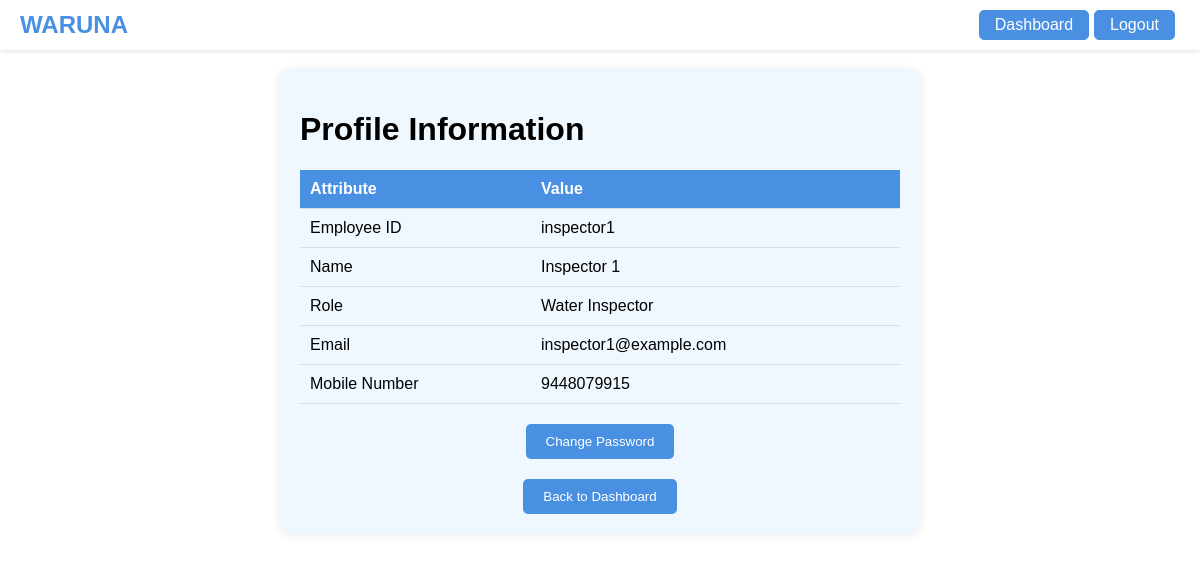
Page /view_profile (signed in) on the earlier database version.
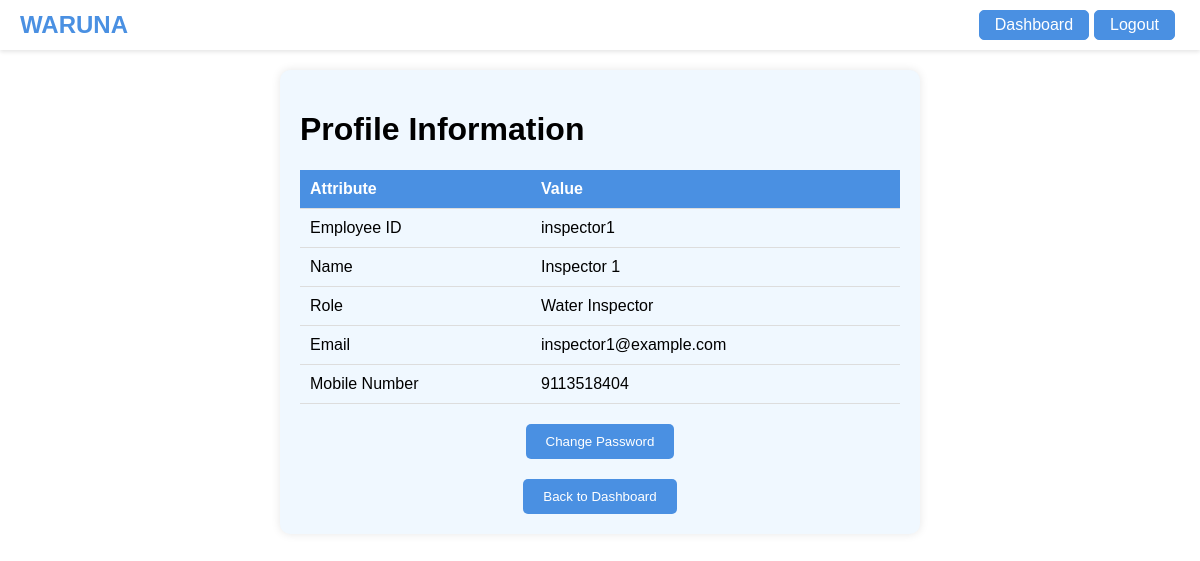
Same page on the later database version.
### tables this page shows
CREATE TABLE employees
                 (employee_id TEXT PRIMARY KEY, name TEXT, password TEXT, role TEXT,
                 email TEXT, mobile_no TEXT, tasks_reviewed INTEGER DEFAULT 0,
                 tasks_completed INTEGER DEFAULT 0);

### app.py (the view)
@app.route('/view_profile')
def view_profile():
    if 'employee_id' in session:
        employee_id = session['employee_id']
        conn = sqlite3.connect('waruna.db')
        c = conn.cursor()
        c.execute("SELECT employee_id, name, role, email, mobile_no FROM employees WHERE employee_id = ?", (employee_id,))
        profile = c.fetchone()
        conn.close()
        return render_template('view_profile.html', profile=profile)
    flash('Please log in to access this page', 'error')
    return redirect(url_for('login'))

### templates/view_profile.html (shortened to what this page needs)
<!DOCTYPE html>
<html lang="en">
<head>
</head>
<body>
    <nav class="navbar navbar-light">
        <a class="navbar-brand" href="#">WARUNA</a>
        <div class="boxes">
        <div class="login-box"><a class="nav-link" href="/dashboard">Dashboard</a></div>
        <div class="login-box"><a class="nav-link" href="/logout">Logout</a></div>
        </div>
    </nav>
    <div class="container">
        <h1>Profile Information</h1>
        <table>
            <tr>
                <th>Attribute</th>
                <th>Value</th>
            </tr>
            <tr>
                <td>Employee ID</td>
                <td>{{ profile[0] }}</td>
            </tr>
            <tr>
                <td>Name</td>
                <td>{{ profile[1] }}</td>
            </tr>
            <tr>
                <td>Role</td>
                <td>{{ profile[2] }}</td>
            </tr>
            <tr>
                <td>Email</td>
                <td>{{ profile[3] }}</td>
            </tr>
            <tr>
                <td>Mobile Number</td>
                <td>{{ profile[4] }}</td>
            </tr>
        </table>
        <button onclick="location.href='/change_password'" type="button">Change Password</button>
        <button onclick="location.href='/dashboard'" type="button">Back to Dashboard</button>
    </div>
</body>
</html>

Differences in the rows shown:
changed employees "inspector1": mobile_no "9448079915" → "9113518404"
